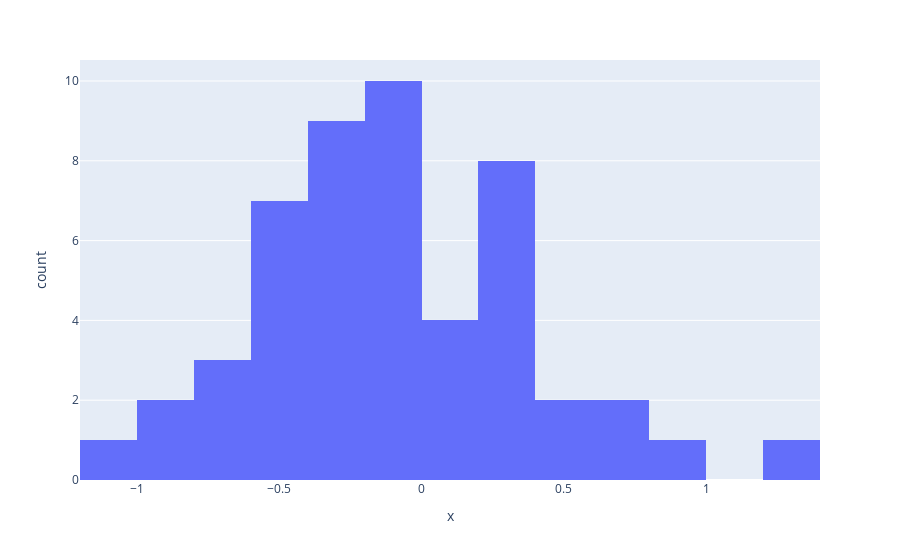

Write notebook code for a chart like this one.
### Code cell
px.histogram(x = y_test-pred)

### Figure 1 — Plotly figure (JSON) as saved in the notebook; plotly's stock layout.template omitted (floating-point values rounded to 4 significant figures)
{"data": [{"alignmentgroup": "True", "bingroup": "x", "hovertemplate": "x=%{x}<br>count=%{y}<extra></extra>", "legendgroup": "", "marker": {"color": "#636efa"}, "name": "", "offsetgroup": "", "orientation": "v", "showlegend": false, "type": "histogram", "x": [0.02017, -0.504, -0.2128, -0.2775, 1.213, 0.3917, -0.1696, 0.4745, -0.1924, -0.3743, 0.8371, -0.1053, 0.7721, 0.4251, -0.2188, -0.2793, -0.9205, 0.06112, -0.5166, -0.3673, -0.8968, -0.0002892, -0.5587, -0.7111, -0.5505, 0.7363, 0.2006, 0.02356, 0.3477, -0.2137, -0.6413, -0.4064, -0.01721, -1.126, 0.3004, 0.01121, -0.4165, 0.3696, 0.3394, -0.5355, -0.2895, -0.00165, -0.158, -0.7307, 0.2096, -0.1077, -0.08746, -0.3446, -0.05826, 0.3122], "xaxis": "x", "yaxis": "y"}], "layout": {"barmode": "relative", "legend": {"tracegroupgap": 0}, "margin": {"t": 60}, "xaxis": {"anchor": "y", "domain": [0, 1], "title": {"text": "x"}}, "yaxis": {"anchor": "x", "domain": [0, 1], "title": {"text": "count"}}}}
